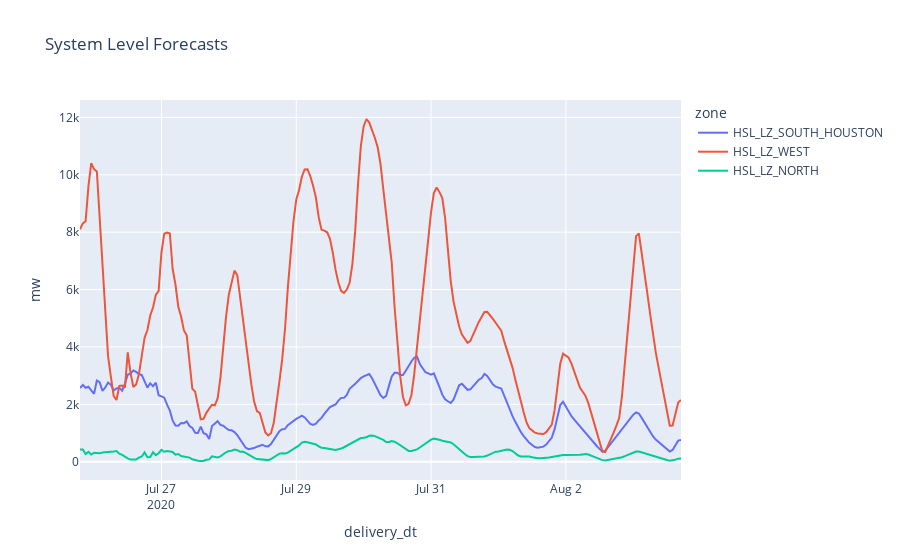

The cell this chart's notebook holds for it:
### Code cell
zonal_df = long_wind_fcst.loc[(long_wind_fcst.type == 'COP') & (long_wind_fcst.zone != 'HSL_SYSTEM_WIDE'), :] 

zonalFig = px.line(zonal_df, x="delivery_dt", y="mw", title='System Level Forecasts', color = 'zone')

zonalFig.show()

### Figure 1 — Plotly figure (JSON) as saved in the notebook; plotly's stock layout.template omitted (floating-point values rounded to 4 significant figures; data arrays with more than 128 entries replaced by an {"elided": "..."} marker saying what was removed)
{"data": [{"hovertemplate": "zone=HSL_LZ_SOUTH_HOUSTON<br>delivery_dt=%{x}<br>mw=%{y}<extra></extra>", "legendgroup": "HSL_LZ_SOUTH_HOUSTON", "line": {"color": "#636efa", "dash": "solid"}, "mode": "lines", "name": "HSL_LZ_SOUTH_HOUSTON", "showlegend": true, "type": "scatter", "x": {"elided": "215 str values"}, "xaxis": "x", "y": {"elided": "215 float values"}, "yaxis": "y"}, {"hovertemplate": "zone=HSL_LZ_WEST<br>delivery_dt=%{x}<br>mw=%{y}<extra></extra>", "legendgroup": "HSL_LZ_WEST", "line": {"color": "#EF553B", "dash": "solid"}, "mode": "lines", "name": "HSL_LZ_WEST", "showlegend": true, "type": "scatter", "x": {"elided": "215 str values"}, "xaxis": "x", "y": {"elided": "215 float values"}, "yaxis": "y"}, {"hovertemplate": "zone=HSL_LZ_NORTH<br>delivery_dt=%{x}<br>mw=%{y}<extra></extra>", "legendgroup": "HSL_LZ_NORTH", "line": {"color": "#00cc96", "dash": "solid"}, "mode": "lines", "name": "HSL_LZ_NORTH", "showlegend": true, "type": "scatter", "x": {"elided": "215 str values"}, "xaxis": "x", "y": {"elided": "215 float values"}, "yaxis": "y"}], "layout": {"legend": {"title": {"text": "zone"}, "tracegroupgap": 0}, "title": {"text": "System Level Forecasts"}, "xaxis": {"anchor": "y", "domain": [0, 1], "title": {"text": "delivery_dt"}}, "yaxis": {"anchor": "x", "domain": [0, 1], "title": {"text": "mw"}}}}
